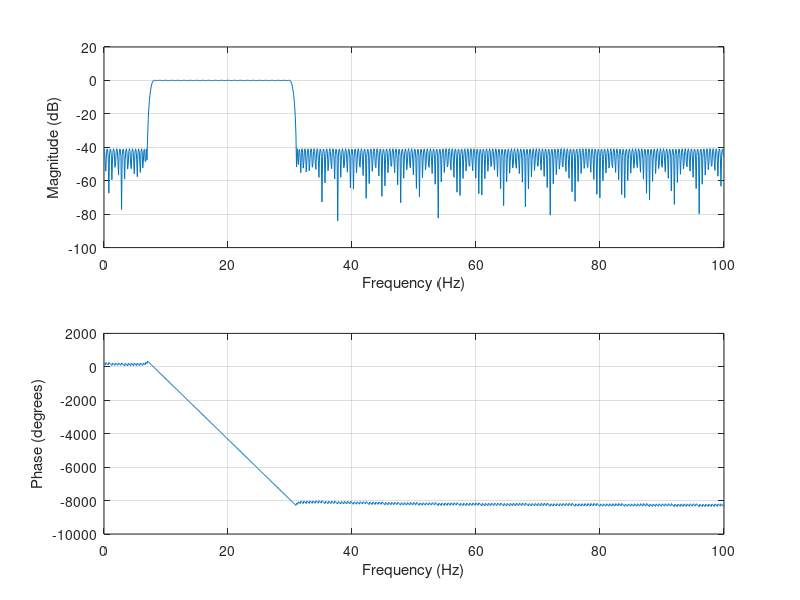
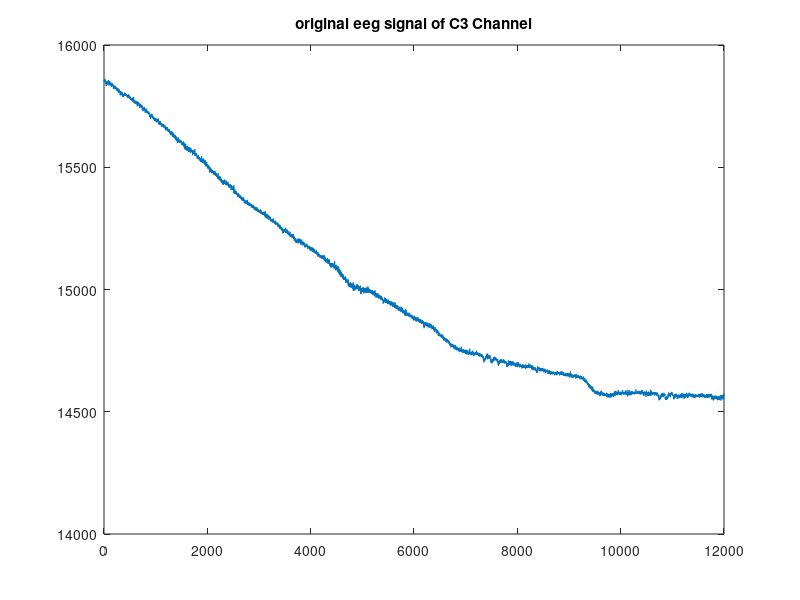
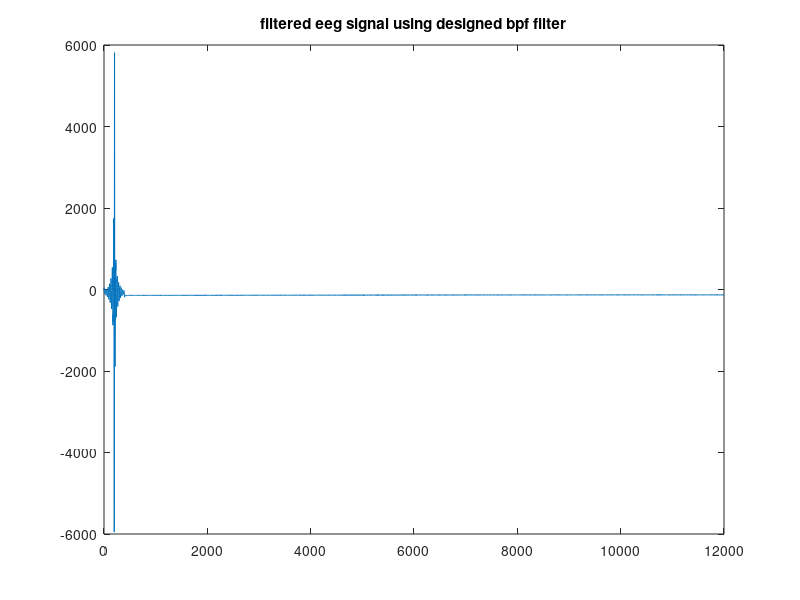

These charts were generated, in order, by the following MATLAB code:


function [b]= bpf()

%- Passband: 8 Hz to 30 Hz;
%- Transition bands: 1 Hz each;
%- Passband ripple: 0.01;
%- Stopband attenuation: -41 dB.
load('test.mat')
rp=-20*log10(1-0.01);
rs=48;
rplin=0.01;
rslin=10^(-2.05);
fs=200;
%fnorm=freq/fs;
%f2=[7 8 30 31];
%a2=[0 1 1 0];
[n,fo,mo,w] = firpmord( [ 7 8 30 31], [ 0 1 0 ], [rslin  rplin  rslin], fs );
b=firpm(n,fo,mo,w);
%n
figure(1)
freqz(b,1,256,fs);
%fvtool(b,1);


c3=test.data(15,:);
figure(2)
plot(c3);
title('original eeg signal of C3 Channel');


y=filter(b,1,c3);
figure(3);
plot(y)
title('filtered eeg signal using designed bpf filter');
end
